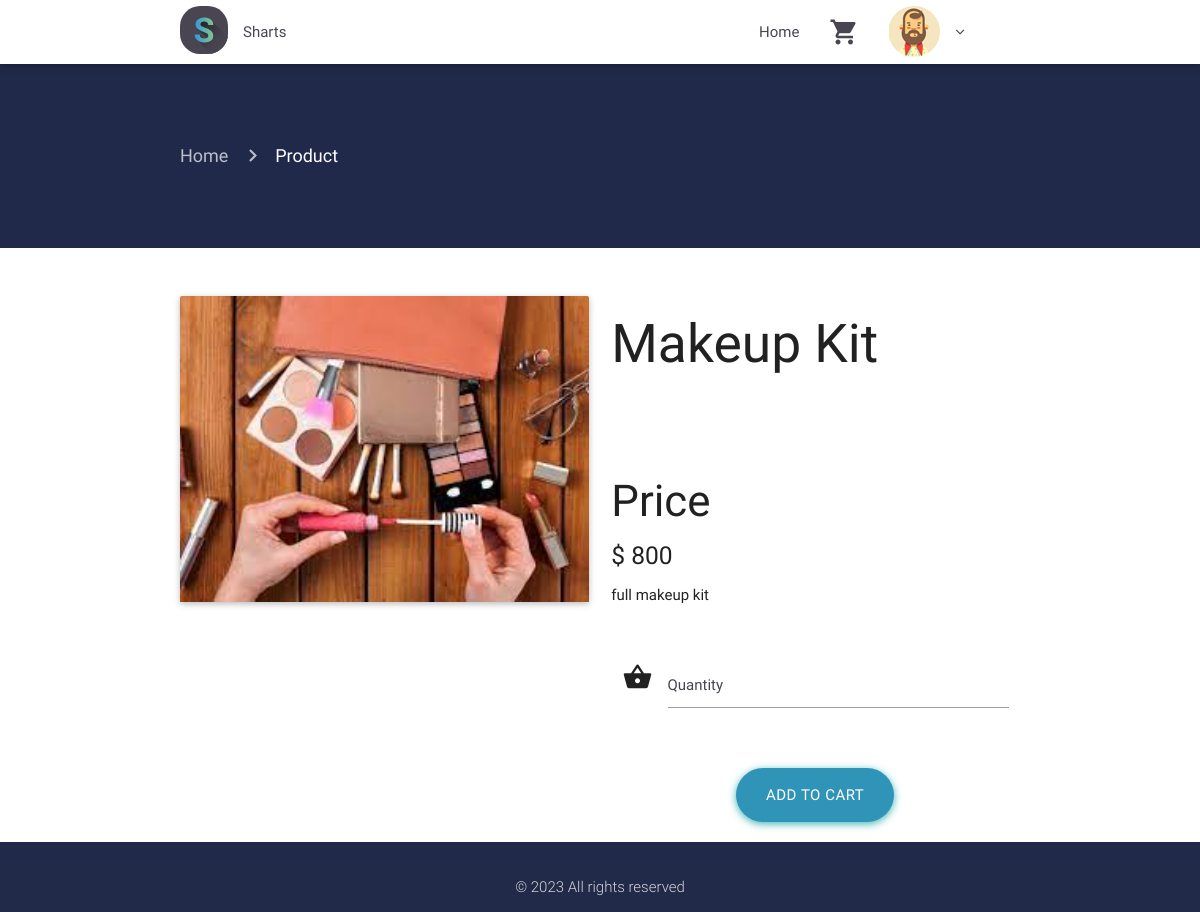
Page /product.php?id=35 (signed in) on the committed database.
### tables this page shows
CREATE TABLE `product` (
  `id` int(11) NOT NULL,
  `id_category` int(11) NOT NULL,
  `name` varchar(1000) NOT NULL,
  `description` varchar(1000) NOT NULL,
  `price` int(11) NOT NULL,
  `thumbnail` varchar(1000) NOT NULL
);

### product.php (the view, shortened to what this page needs)
<?php
$id_product =$_GET['id'];
 require 'includes/header.php';
 require $nav;?>
 <div class="container-fluid product-page" id="top">
   <div class="container current-page">
      <nav>
        <div class="nav-wrapper">
          <div class="col s12">
            <a href="index.php" class="breadcrumb">Home</a>
            <a href="product.php?id=<? $id_product; ?>" class="breadcrumb">Product</a>
          </div>
        </div>
      </nav>
    </div>
   </div>
<div class="container-fluid product">
  <div class="container">
   <div class="row">
     <div class="col s12 m6">
        <div class="card">
          <div class="card-image">
            <?php
            include 'db.php';
            $queryproduct = "SELECT id, name, price, description, thumbnail
              FROM product WHERE id = '{$id_product}'";
            $result1 = $connection->query($queryproduct);
            if ($result1->num_rows > 0) {
            while($rowproduct = $result1->fetch_assoc()) {
              $id_productdb = $rowproduct['id'];
              $name_product = $rowproduct['name'];
              $price_product = $rowproduct['price'];
              $description = $rowproduct['description'];
              $thumbnail_product = $rowproduct['thumbnail']; }}?>
            <img class="materialboxed" width="650" src="products/<?= $thumbnail_product; ?>" alt="">
          </div>
        </div>
       <div class="row">
         <?php
           $querypic = "SELECT thumbnail FROM product WHERE id = '$id_productdb'";
           $total = $connection->query($querypic);
           if ($total->num_rows > 0) {
           while($rowpic = $total->fetch_assoc()) {
          ?>
           <div class="col s12 m4">
           </div>
         <?php }} ?>
       </div>
     </div>
     <div class="col s12 m6">
       <form method="post">
       <h2><?= $name_product; ?></h2>
       <div class="stuff">
        <h3 class="woow">Price</h3>
        <h5>$ <?= $price_product; ?></h5>
           <p><?= $description; ?></p>
          <div class="input-field col s12">
            <i class="material-icons prefix">shopping_basket</i>
            <input id="icon_prefix" type="number" name="quantity" min="1" class="validate" required>
            <label for="icon_prefix">Quantity</label>
          </div>
       <div class="center-align">
           <button type="submit" name="buy" class="btn-large meh button-rounded waves-effect waves-light ">Add to Cart</button>
       </div>
       </div>
        </form>
     </div>
   </div>
  </div>
</div>
<?php
 require 'includes/secondfooter.php';
 require 'includes/footer.php'; ?>

### src/css/style.css (style rules this page uses)
.button-rounded { border-radius: 20px; background-color: #3093B8; box-shadow: 0 2px 6px 0 rgba(45, 172, 173, 0.6), 0 2px 10px 0 rgba(45, 172, 173, 0.42); }
.product-page { padding-top: 60px; padding-bottom: 60px; background-color: rgb(33, 41, 75); }
.product-page nav { background: none; box-shadow: none; }
.product { padding-top: 40px; }
.product .stuff { padding-top: 60px; }
.product .stuff p { margin-bottom: 40px; }
.product .stuff .input-field { margin-bottom: 40px; }
.product .stuff .button-rounded { border-radius: 45px !important; }
.woow { text-shadow: none; }
.input-field label { color: #494551; }
.material-icons { font-family: 'Material Icons'; font-weight: normal; font-style: normal; font-size: 24px; line-height: 1; letter-spacing: normal; text-transform: none; display: inline-block; white-space: nowrap; word-wrap: normal; direction: ltr; -webkit-font-feature-settings: 'liga'; -webkit-font-smoothing: antialiased; }

### rows in the picture
product: thumbnail (picture), name "Makeup Kit", price "800", description "full makeup kit"

### other values in the picture
Date('Y') "2023"
